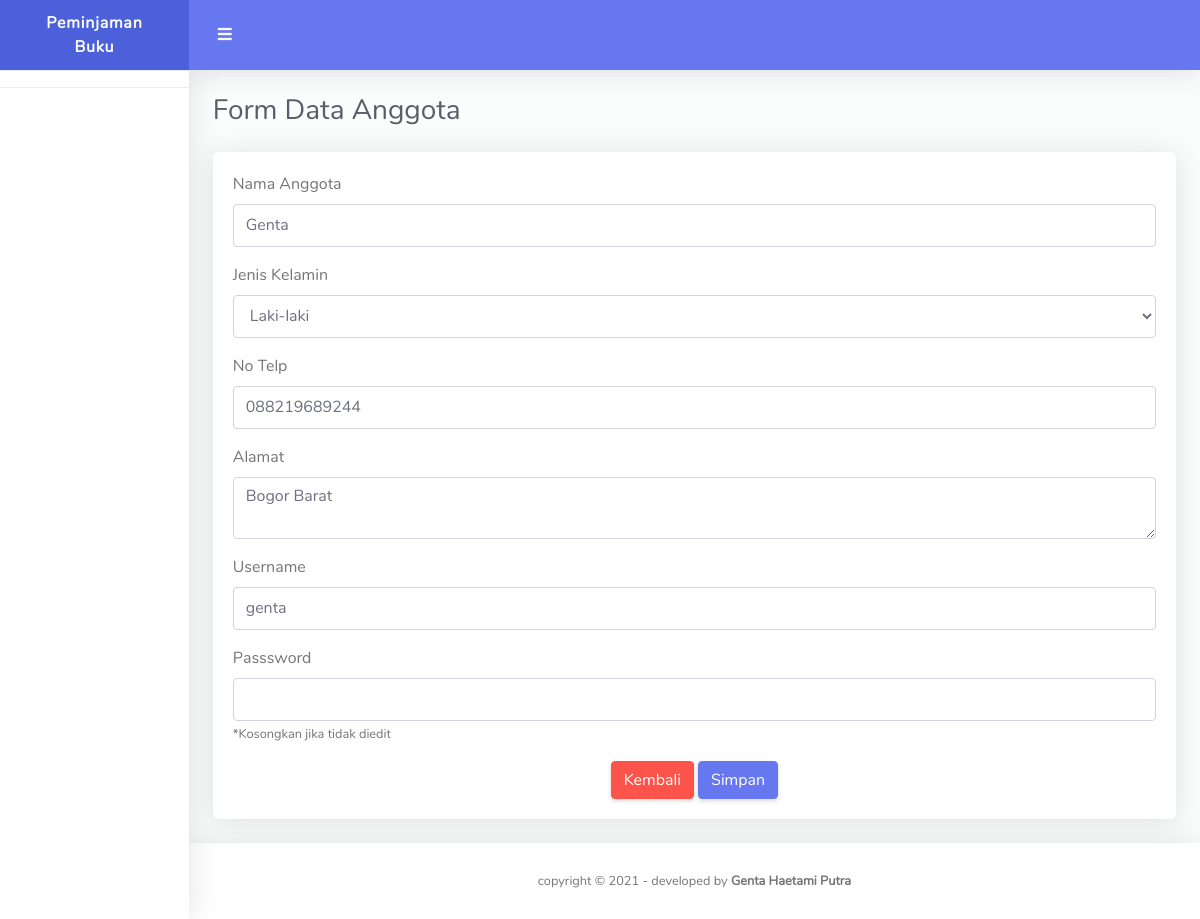
/anggota/edit/1, run on the app's committed database.
### tables this page shows
CREATE TABLE `anggota` (
  `id_anggota` int(3) NOT NULL,
  `nama_anggota` varchar(100) NOT NULL,
  `jk_anggota` varchar(20) NOT NULL,
  `notelp_anggota` varchar(20) NOT NULL,
  `alamat_anggota` varchar(100) NOT NULL,
  `username` varchar(100) NOT NULL,
  `password` varchar(100) NOT NULL
);

### application/controllers/Anggota.php (called while the page is built, shortened)
<?php
class Anggota extends CI_Controller {
	public function edit($id)
	{
		$data['view'] = 'anggota_form';
		$data['data'] = $this->db->get_where('anggota', array('id_anggota' => $id))->row();
		$this->load->view('template',$data);
	}
}

### index.php (called while the page is built, shortened)
<?php
require_once BASEPATH.'core/CodeIgniter.php';

### application/views/anggota_form.php (the view, shortened to what this page needs)
<div class="container-fluid" id="container-wrapper">
  <div class="d-sm-flex align-items-center justify-content-between mb-4">
    <h1 class="h3 mb-0 text-gray-800">Form Data Anggota</h1>
  </div>
  <div class="row">
    <div class="col-lg-12">
      <div class="card mb-4">
        <div class="card-body">
          <?php if ($this->uri->segment(2) == 'add') { ?>
          <form method="post" action="<?= site_url('anggota/insert') ?>">
            <div class="form-group">
              <label>Nama Anggota</label>
              <input name="nama_anggota" class="form-control" required="">
            </div>
            <div class="form-group">
              <label>Jenis Kelamin</label>
              <select name="jk_anggota" class="form-control">
                <option value="">Pilih Jenis Kelamin</option>
                <option value="Laki-laki">Laki-laki</option>
                <option value="Perempuan">Perempuan</option>
              </select>
            </div>
            <div class="form-group">
              <label>No Telp</label>
              <input name="notelp_anggota" class="form-control" required="">
            </div>
            <div class="form-group">
              <label>Alamat</label>
              <textarea name="alamat_anggota" class="form-control"></textarea>
            </div>
            <div class="form-group">
              <label>Username</label>
              <input name="username" class="form-control" required="">
            </div>
            <div class="form-group">
              <label>Passsword</label>
              <input name="password" class="form-control" type="password" required="">
            </div>
            <center>
              <a href="<?= site_url('anggota') ?>" class="btn btn-danger">Kembali</a>
              <button type="submit" class="btn btn-primary">Simpan</button>
            </center>
          </form>
          <?php }elseif ($this->uri->segment(2) == 'edit') { ?>
          <form method="post" action="<?= site_url('anggota/update/'.$data->id_anggota) ?>">
            <div class="form-group">
              <label>Nama Anggota</label>
              <input name="nama_anggota" class="form-control" required="" value="<?= $data->nama_anggota ?>">
            </div>
            <div class="form-group">
              <label>Jenis Kelamin</label>
              <select name="jk_anggota" class="form-control">
                <option value="Laki-laki" <?= ($data->jk_anggota == 'Laki-laki' ? 'selected' : '') ?>>Laki-laki</option>
              </select>
            </div>
            <div class="form-group">
              <label>No Telp</label>
              <input name="notelp_anggota" class="form-control" required="" value="<?= $data->notelp_anggota ?>">
            </div>
            <div class="form-group">
              <label>Alamat</label>
              <textarea name="alamat_anggota" class="form-control"><?= $data->alamat_anggota ?></textarea>
            </div>
            <div class="form-group">
              <label>Username</label>
              <input name="username" class="form-control" required="" value="<?= $data->username ?>">
            </div>
            <div class="form-group">
              <label>Passsword</label>
              <input name="password" class="form-control" type="password">
              <small>*Kosongkan jika tidak diedit</small>
            </div>
            <center>
              <a href="<?= site_url('anggota') ?>" class="btn btn-danger">Kembali</a>
              <button type="submit" class="btn btn-primary">Simpan</button>
            </center>
          </form>
          <?php } ?>
        </div>
      </div>
    </div>
  </div>
</div>

### data on the page
anggota: nama_anggota "Genta", jk_anggota "Laki-laki", notelp_anggota "088219689244", alamat_anggota "Bogor Barat", username "genta"
